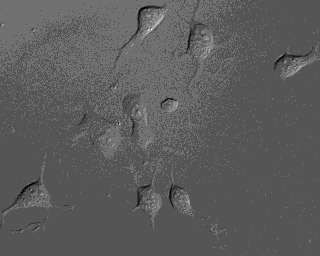
#> input picture CSE377HW7/DICImage.tif, 320 x 256 px
$ jupyter execute CSE377-HW7-Starter_code.ipynb
#> lines starting #> are read from the running program, lines starting #| are printed output that depends on the picture; long printed decimals are rounded
[cell 1]
import numpy as np, scipy, skimage, time
import scipy.sparse as sp
import scipy.sparse.linalg as spla
from scipy import ndimage
import imageio
import matplotlib.pyplot as plt


#read image
g = np.double(imageio.imread("DICImage.tif"))
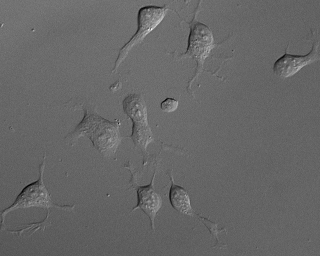
#> g: shape (256, 320) float64; min 1298, max 3689, mean 2266.6; drawn with min black and max white
nrows, ncols = g.shape
#> nrows = 256; ncols = 320
N = nrows*ncols
#> N = 81920

xx, yy = np.meshgrid(np.arange(1, ncols+1), np.arange(1, nrows+1))
xx = xx.flatten(); yy = yy.flatten()
X = np.column_stack((np.ones(N), xx, yy, xx**2, xx*yy, yy**2))
p = np.linalg.lstsq(X, g.flatten(), rcond=None)[0]
#> p = [2356.3, 0.173, -0.7, -0.00196, 0.00315, -0.00115]
g = np.reshape(g.flatten()-np.dot(X, p), (nrows,ncols))
g = g/np.max(np.abs(g)) #image value in [-1,1]
plt.imshow(g,cmap='gray', vmin=-1, vmax=1); plt.title('Input DIC image'); plt.show()

[cell 2]
#compute the H (imaging model), L (smooth) matrices
tt = time.process_time() #use time instead of cputime
#get the differential kernel for H
sigma = 1 #sigma in the first-derivative-of-Gaussian kernel
theta = 225*np.pi/180+np.pi #this parameter is related to this given image's microscope parameter
radius = max(2*np.ceil(sigma),1).astype(int)
diameter = 2*radius + 1
xx,yy = np.meshgrid(np.arange(-radius,radius+1),np.arange(-radius,radius+1))
tmp = np.exp(-0.5*(xx**2 + yy**2)/sigma**2)
h_kernel = -(np.cos(theta)*xx+np.sin(theta)*yy)*tmp
h_kernel = h_kernel/np.sum(np.abs(h_kernel))

#build the sparse H matrix
nzidx = np.abs(h_kernel.flatten()) > 0.001 #save memory and speed up by ignoring small elements
inds = np.arange(1, N+1).reshape(nrows, ncols)
inds_pad = np.pad(inds, ((radius, radius), (radius, radius)), mode='symmetric') #deal with the boundary
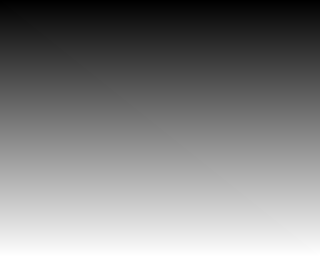
#> inds: shape (256, 320) int64; min 1, max 81920, mean 40960.5; drawn with min black and max white
row_inds = np.repeat(np.arange(1, N+1), np.sum(nzidx))
col_inds = np.ravel(np.array([inds_pad[i:i+diameter, j:j+diameter] for i in range(nrows) for j in range(ncols)])) #slide col and then row
col_inds = col_inds[np.tile(nzidx, N)]
vals = np.tile(h_kernel.flatten()[nzidx], N)
H = sp.csr_matrix((vals, (row_inds-1, col_inds-1)), shape=(N, N))


#get the smooth kernel for L
hwid = 1; wid = 2*hwid + 1; nsz = wid**2
D = -np.ones((wid,wid))/(nsz-1)
D[hwid,hwid] = 1


# build the sparse L matrix
inds = np.reshape(np.arange(1, N + 1), (nrows, ncols))
inds_pad = np.pad(inds, ((hwid, hwid), (hwid, hwid)), mode='symmetric')
row_inds = np.tile(np.arange(1, N + 1), (nsz, 1))
col_inds = skimage.util.view_as_windows(inds_pad, (wid, wid), step=1).reshape(-1, wid**2).T
vals = np.tile(D.ravel(), (N, 1)).T
L = scipy.sparse.coo_matrix((vals.ravel(), (row_inds.ravel() - 1, col_inds.ravel() - 1)), shape=(N, N)).tocsr()
print(f'get H and L: {time.process_time() - tt:.3f} seconds')

[cell 3]
gamma = 10
tol = 0.02
maxiter = 10000
w_sparsity = 0.0001
w_smooth = 0.1

# Your implementation below:

[cell 4]
# combine g into a vector
g = g.flatten()

# init A, a vector that is the diagonal of a sparse matrix of ones of shape (N, N)
A = np.ones(N)

# initialize f, a vector of the same length as g, with all values of 1
f = np.ones(g.shape)
oldF = f

Q = H.transpose() * H + w_smooth * L
QPositive = Q.multiply(Q > 0)
QNegative = Q.multiply(Q < 0)
QNegative = np.abs(QNegative)

for iter in range(maxiter):

    b = -1 * H.transpose() * g + w_sparsity * A / 2

    numerator = -1*b + np.sqrt(b**2 + 4 * (QPositive * f) *(QNegative * f))
    denominator = 2 * QPositive * f
    f = f * numerator / denominator

    print(iter, np.linalg.norm(f - oldF))

    if np.linalg.norm(f - oldF) < tol and iter > 0:
        print("hit tolerance")
        break

    A = A / (f + gamma)
    oldF = f
#> this loop made 1167 passes
#| 0 7.425
#| 1 4.365
#| 2 3.188
#| 3 2.580
#| 4 2.204
#| 5 1.943
#| 6 1.749
#| 7 1.596
#> (further printed lines are left out)

[cell 5]
#print f
f = np.reshape(f, (nrows, ncols))
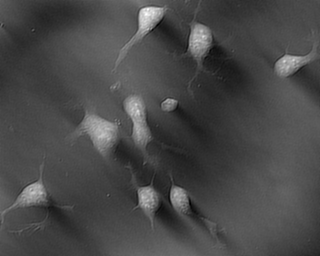
#> f: shape (256, 320) float64; min 0.0965, max 3.24, mean 1; drawn with min black and max white
# f between 0 and 255
f = (f - np.min(f)) / (np.max(f) - np.min(f)) * 255

report = """
With a tolerance value of 0.02, the restoration process\n
converges at around 1000 iterations. After this point,\n
differences became too small to be noticeable. The\n
restored image used a gamma of 10, w_sparsity of 0.0001,\n
and w_smooth of 0.1. It has considerably improved in\n
comparison to the original image but could use some\n
more sharpening.
"""


plt.imshow(f, cmap='gray')
plt.title('Restored Image')
plt.text(350, 200, report, rotation=0)
plt.show()
